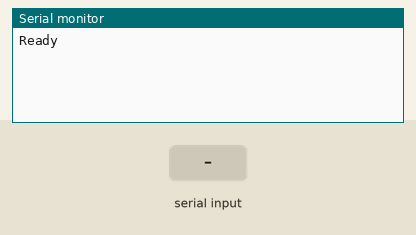
Recording of a sketch running on a simulated Arduino Uno, built with avr-gcc and run on an emulated ATmega328P. Parts: the last lines printed to the serial monitor. The inputs (shaded band) are chosen by the test bench.

Above: at 1.2 s.
1.3 s: ";\n" received over Serial
At 2.5 s:
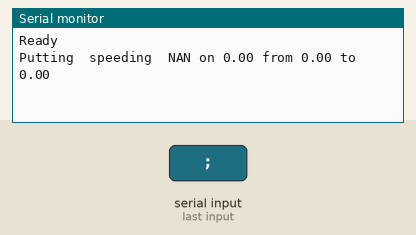
2.8 s: "90;45;200\n" received over Serial
At 4.0 s:
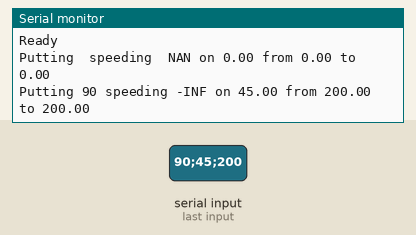
4.3 s: "30;150;10\n" received over Serial
At 5.1 s:
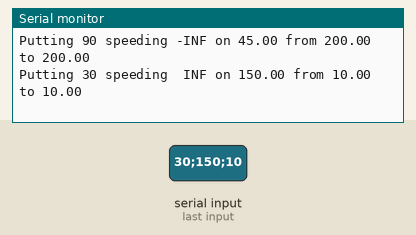

Measured:
- after the input at 1.3 s, the serial monitor: prints a new line at once (image 1)
- after the input at 2.8 s, the serial monitor: prints a new line at once (image 2)
- after the input at 4.3 s, the serial monitor: prints a new line at once (image 3)

The sketch:

serialReader.ino
```cpp
String temp;
String data;
String name;
String mini_str;
String maxi_str;
String value_str;
float mini;
float maxi;
float value;
float percent;

void setup() {
  Serial.begin(9600);
  Serial.setTimeout(1);
  Serial.println("Ready");
}

float mapper(float x, float in_min, float in_max, float out_min, float out_max) {
  return (x - in_min) * (out_max - out_min) / (in_max - in_min) + out_min;
}

void  loop() {
    if (Serial.available()) {
        temp = Serial.readString();
        if (temp.indexOf("\n") == -1) {
            data += temp;
        } else {
            data += temp;
            data = data.substring(0, data.length() - 1);
            // Serial.println(data);

            name = data.substring(0, data.indexOf(";"));
            data = data.substring(data.indexOf(";") + 1, data.length());

            value_str = data.substring(0, data.indexOf(";"));
            data = data.substring(data.indexOf(";") + 1, data.length());

            mini_str = data.substring(0, data.indexOf(";"));
            data = data.substring(data.indexOf(";") + 1, data.length());

            maxi_str = data.substring(0, data.indexOf(";"));
            data = data.substring(data.indexOf(";") + 1, data.length());

            value = value_str.toFloat();
            mini = mini_str.toFloat();
            maxi = maxi_str.toFloat();

            percent = mapper(value, mini, maxi, 0.0, 1.0);

            Serial.println(
                    "Putting " + name + " speeding " + percent + " on " + value + " from " + mini + " to " + maxi);

            data = "";
        }
    }
}
```
